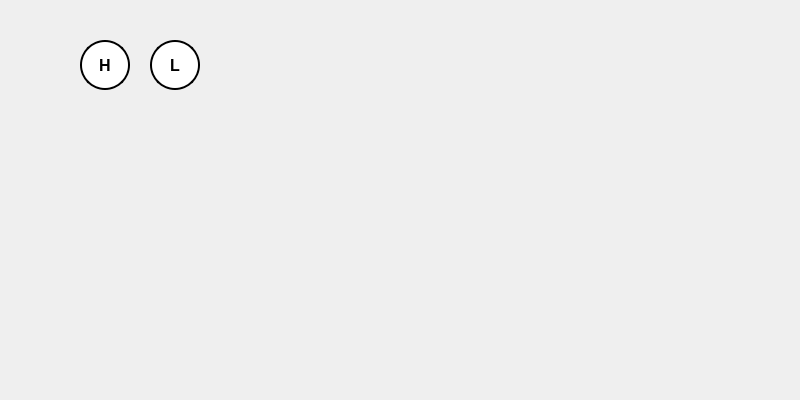
<?xml version="1.0" encoding="UTF-8"?>
<ui version="4.0">
 <class>HeadLightsClass</class>
 <widget class="QWidget" name="HeadLightsClass">
  <property name="geometry">
   <rect>
    <x>0</x>
    <y>0</y>
    <width>800</width>
    <height>400</height>
   </rect>
  </property>
  <property name="windowTitle">
   <string>Lights Control</string>
  </property>
  <widget class="QPushButton" name="highBeamButton">
   <property name="geometry">
    <rect>
     <x>80</x>
     <y>40</y>
     <width>50</width>
     <height>50</height>
    </rect>
   </property>
   <property name="styleSheet">
    <string>
                    QPushButton {
                    border: 2px solid black;
                    border-radius: 25px;
                    background-color: white;
                    font-size: 16px;
                    font-weight: bold;
                    }
                </string>
   </property>
   <property name="text">
    <string>H</string>
   </property>
  </widget>
  <widget class="QPushButton" name="lowBeamButton">
   <property name="geometry">
    <rect>
     <x>150</x>
     <y>40</y>
     <width>50</width>
     <height>50</height>
    </rect>
   </property>
   <property name="styleSheet">
    <string>
                    QPushButton {
                    border: 2px solid black;
                    border-radius: 25px;
                    background-color: white;
                    font-size: 16px;
                    font-weight: bold;
                    }
                </string>
   </property>
   <property name="text">
    <string>L</string>
   </property>
  </widget>
 </widget>
 <resources>
  <include location="icons.qrc"/>
 </resources>
 <connections/>
</ui>
